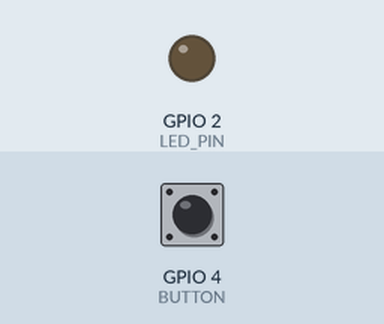
This program was run on a simulated ESP32. Parts: output pins drawn as LEDs (lit = HIGH). The test bench sets the inputs (shaded band); at power-on: GPIO 4 (BUTTON) LOW.

Above: at 1.2 s.
1.3 s: GPIO 4 (BUTTON) pulled HIGH for 0.25 s
At 1.5 s:
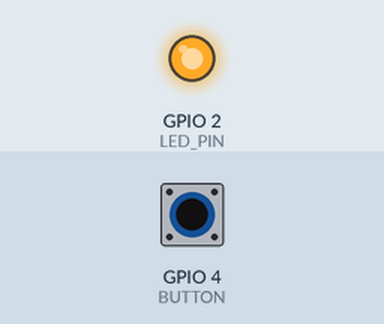
3.1 s: GPIO 4 (BUTTON) pulled HIGH for 3.2 s
At 7.6 s:
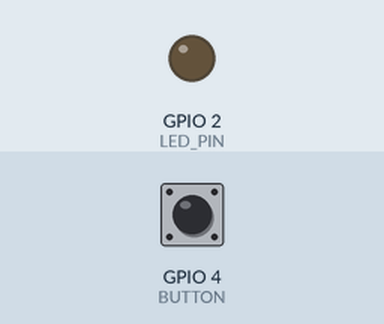
Timing chart, 0 to 9.1 s (numbered marks = the images above; inputs shaded):
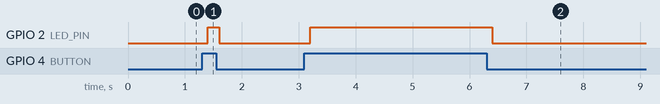

The program:

main.cpp
```cpp
#include <stdio.h>
#include "freertos/FreeRTOS.h"
#include "freertos/task.h"
#include "driver/gpio.h"


extern "C" void app_main();

// #define LED_PIN GPIO_NUM_2
// #define BUTTON GPIO_NUM_17
constexpr gpio_num_t LED_PIN = GPIO_NUM_2;
constexpr gpio_num_t BUTTON  = GPIO_NUM_4;

void app_main()
{


    // Config Ejercicio Tema 4
    // Suponiendo  que el led azul caen 2Vm y que queremos que pasen 2mA
    // Que R necesitamos:
    // V = R*I -> Vesp=3.3A; 2 = R * 2mA ----> R = (3.3-2)V/(2mA)
    // R = 650 ~ 680 Ohmios
    // Setup
    // Creamos la estructura con la configuración
    gpio_config_t config;
    config.mode = GPIO_MODE_OUTPUT;
    config.pin_bit_mask = (1<<LED_PIN);
    config.intr_type = GPIO_INTR_DISABLE;
    config.pull_down_en = GPIO_PULLDOWN_DISABLE;
    config.pull_up_en = GPIO_PULLUP_DISABLE;
    // Enviamos la estructura con la configuración del LED
    gpio_config(&config);
    // Hacemos la configuración del Pulsador:
    config.mode = GPIO_MODE_INPUT;
    config.pin_bit_mask = (1<<BUTTON);
    config.pull_down_en = GPIO_PULLDOWN_ENABLE;
    // Envamos la configuración del Pulsador:
    gpio_config(&config);


    // // Setup:
    // // _t -> estructura o tipo
    // // Define la variable config con el tipo gpio_config()
    // gpio_config_t config;
    // // // Modo de funcionamiento
    // config.mode = GPIO_MODE_OUTPUT;
    // // // GPIO pin: set with bit mask, each bit maps to a GPIO
    // // // Movemos 1 en el pin 2 para así configurar el pin que queremos
    // config.pin_bit_mask = (1<<LED_PIN);
    // // // GPIO interrupt type
    // // // Para este ejemplo lo tendremos deshabilitado
    // config.intr_type = GPIO_INTR_DISABLE;
    // config.pull_down_en = GPIO_PULLDOWN_DISABLE;
    // config.pull_up_en = GPIO_PULLUP_DISABLE;


    // //config.

    // // // Mandamos la configuración
    // gpio_config(&config);


    // // La siguiente linea de codigo config. el GPIO2 (led0) como salida
    // gpio_set_direction(LED_PIN, GPIO_MODE_OUTPUT);

    // gpio_set_direction(BUTTON, GPIO_MODE_INPUT);

    // // Necesitaremos una resistencia de PULL-DOWN
    // // Nuestro ESP32 tiene una resistencia de PULL-DOWN Y PULL-UP configurables por SOFTWARE
    // gpio_set_pull_mode(BUTTON, GPIO_PULLDOWN_ONLY);


    while(1)
    {
        // Para leer el estado de nuestro PULSADOR usaremos get_level:
        // int gpio_get_level(gpio_num_t gpio_num)
        // gpio_num -> numero del PIN que queremos leer:
        // devuelve un INT -> necesitamos una variable que almacene este valor:
        int state_bt = gpio_get_level(BUTTON);

        if(state_bt)
        {
            gpio_set_level(LED_PIN, 1);
        }
        else
        {
            gpio_set_level(LED_PIN, 0);
        }

        vTaskDelay(pdMS_TO_TICKS(200));


        // led0 1 ENCENDIDO, 0 APAGADO
        // esp_err_t gpio_set_level(gpio_num_t gpio_num, uint32_t level)
        // gpio_num -> numero del PIN
        // level    -> Alto o bajo
        // gpio_set_level(LED_PIN, 1);

        // // //DELAY -> en milisegundos -> 0,5 s
        // // vTaskDelay(500/portTICK_PERIOD_MS);

        // vTaskDelay(pdMS_TO_TICKS(1000));

        // //led0 1 ENCENDIDO, 0 APAGADO
        // gpio_set_level(LED_PIN, 0);

        // //DELAY -> en milisegundos -> 0,5 s
        //  vTaskDelay(pdMS_TO_TICKS(1000));
    }


    /*OTRA FORMA DE HACERLO:*/

    // Setup:
    // _t -> estructura o tipo
    // Define la variable config con el tipo gpio_config()
    // gpio_config_t config;
    // // Modo de funcionamiento
    // config.mode = GPIO_MODE_OUTPUT;
    // // GPIO pin: set with bit mask, each bit maps to a GPIO
    // // Movemos 1 en el pin 2 para así configurar el pin que queremos
    // config.pin_bit_mask = (1<<LED_PIN);
    // // GPIO interrupt type
    // // Para este ejemplo lo tendremos deshabilitado
    // config.intr_type = GPIO_INTR_DISABLE;
    // config.pull_down_en = GPIO_PULLDOWN_DISABLE;
    // config.pull_up_en = GPIO_PULLUP_DISABLE;

    // // Mandamos la configuración
    // gpio_config(&config);


    // uint64_t pin_bit_mask;          /*!< GPIO pin: set with bit mask, each bit maps to a GPIO */
    // gpio_mode_t mode;               /*!< GPIO mode: set input/output mode                     */
    // gpio_pullup_t pull_up_en;       /*!< GPIO pull-up                                         */
    // gpio_pulldown_t pull_down_en;   /*!< GPIO pull-down                                       */
    // gpio_int_type_t intr_type;      /*!< GPIO interrupt type                                  */

}
```

Measured:
- after the input at 1.3 s, GPIO 2 (LED_PIN): LOW → HIGH after 0.10 s, → LOW 0.20 s later
- after the input at 3.1 s, GPIO 2 (LED_PIN): LOW → HIGH after 0.10 s, → LOW 3.2 s later
